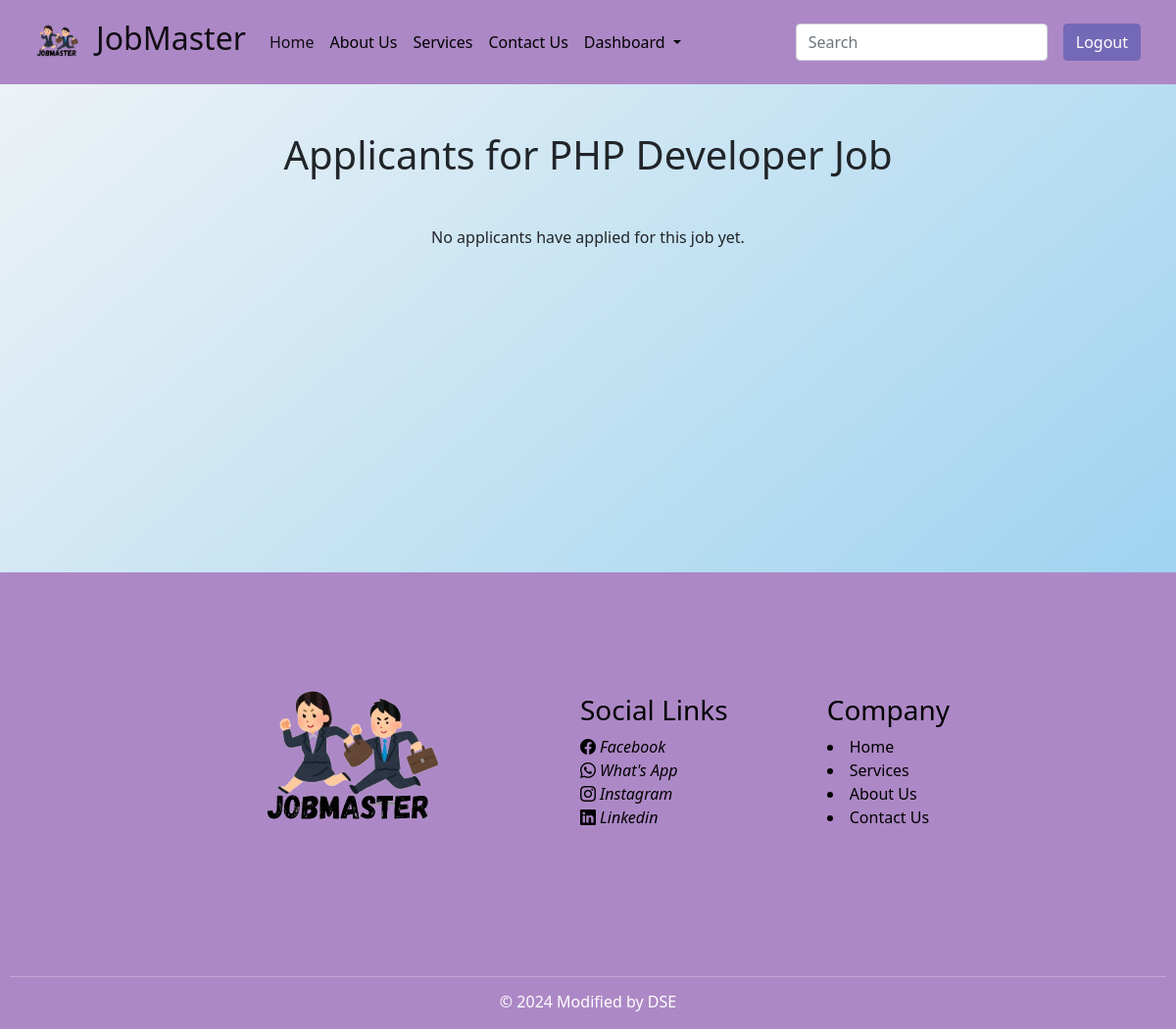
The app's page /apply/job/11/applicants/ (signed in), older data.
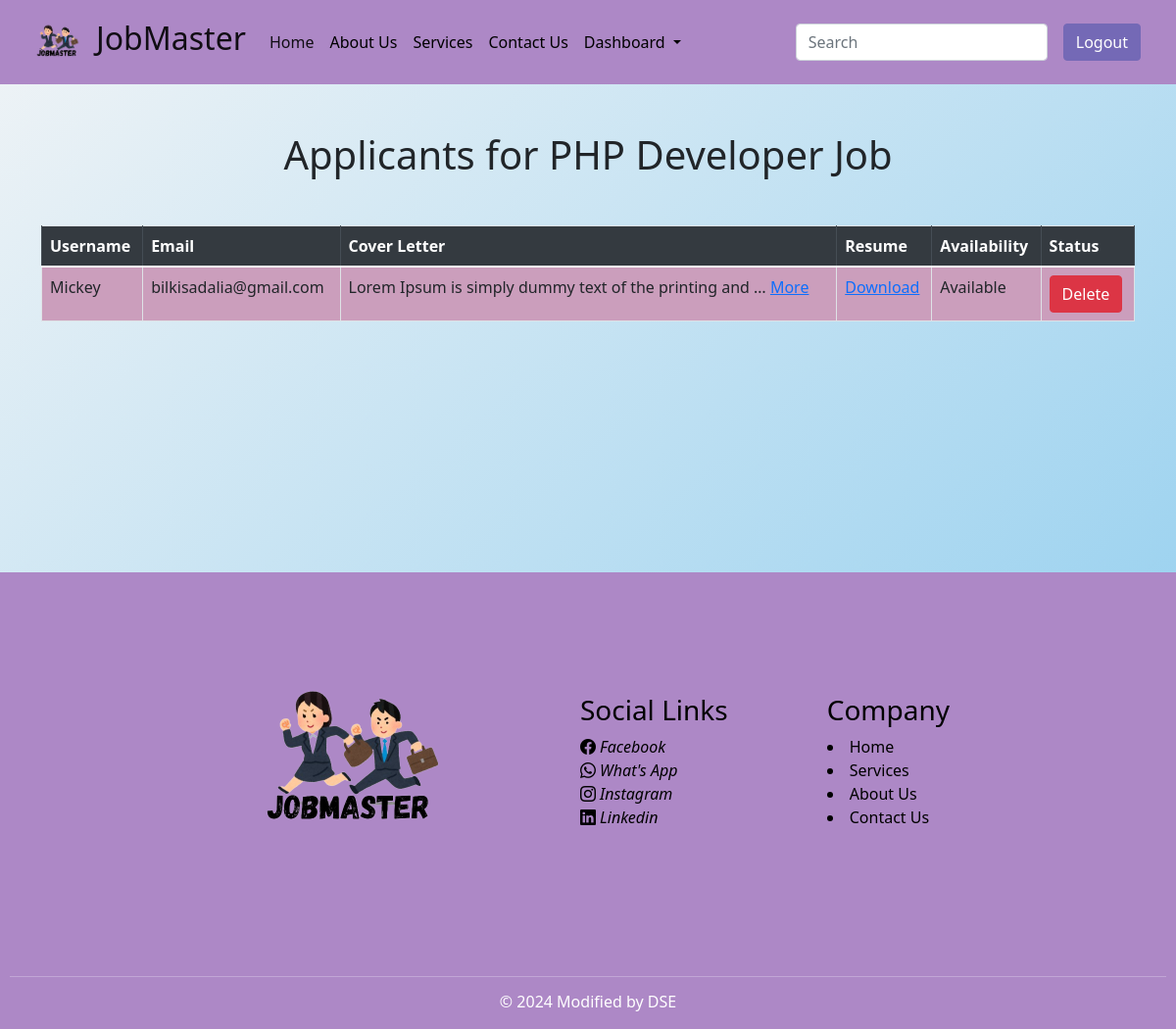
The same page, newer data.
### apply/models.py (models this page shows, shortened)
class Apply(models.Model):
    applicants = models.ForeignKey(User, on_delete=models.CASCADE)
    job = models.ForeignKey(JobDetails, on_delete=models.CASCADE)
    resume = models.FileField(upload_to='apply/media/uploads/', validators=[validate_file_extension])
    cover_letter = models.TextField()
    availability = models.BooleanField(default=True)

### apply/views.py (the view)
# urls.py: path('job/<int:job_id>/applicants/', views.applicants_list, name='applicants_list'),
@login_required
def applicants_list(request, job_id):
    job = get_object_or_404(JobDetails, pk=job_id)
    applicants = Apply.objects.filter(job=job)
    return render(request, 'applicants_list.html', {'job': job, 'applicants': applicants})

### apply/templates/applicants_list.html (shortened to what this page needs)
{% extends "base.html" %}
{% load static %}
{% block content %}
<main>
    <div class="container mt-5 mb-5">
    <h1 class="text-center mb-5">Applicants for {{ job.title }}</h1>
    {% if applicants %}
        <table class="table table-bordered table-striped" style="background-color: #E1AFD1;">
            <thead class="thead-dark">
                <tr>
                    <th>Username</th>
                    <th>Email</th>
                    <th>Cover Letter</th>
                    <th>Resume</th>
                    <th>Availability</th>
                    <th>Status</th>
                </tr>
            </thead>
            <tbody>
                {% for applicant in applicants %}
                    <tr>
                        <td>{{ applicant.applicants.username }}</td>
                        <td>{{ applicant.applicants.email }}</td>
                        <td>{{ applicant.cover_letter|truncatewords:10}}
                            <a href="{% url 'applicant_details' applicant.pk %}">More</a>
                        </td>
                        <td><a href="{{ applicant.resume.url }}" target="_blank">Download</a></td>
                        <td>{{ applicant.availability|yesno:"Available,Not Available" }}</td>
<td>
    <form action="{% url 'delete_applicant' applicant.pk %}" method="post" style="display:inline;">
        <button type="submit" class="btn btn-danger">Delete</button>
    </form>
</td>
                    </tr>
                {% endfor %}
            </tbody>
        </table>
    {% else %}
        <p class="text-center">No applicants have applied for this job yet.</p>
    {% endif %}
</div>
</main>
{% endblock %}

Row changes from the older to the newer data that the page shows:
added Apply: applicants.username "Mickey", applicants.email "bilkisadalia@gmail.com", cover_letter "Lorem Ipsum is simply dummy text of the printing and …", availability "Available"
Text that changed along with them:
text no longer shown: "No applicants have applied for this job yet."
text now shown: "Username Email Cover Letter Resume Availability Status"
